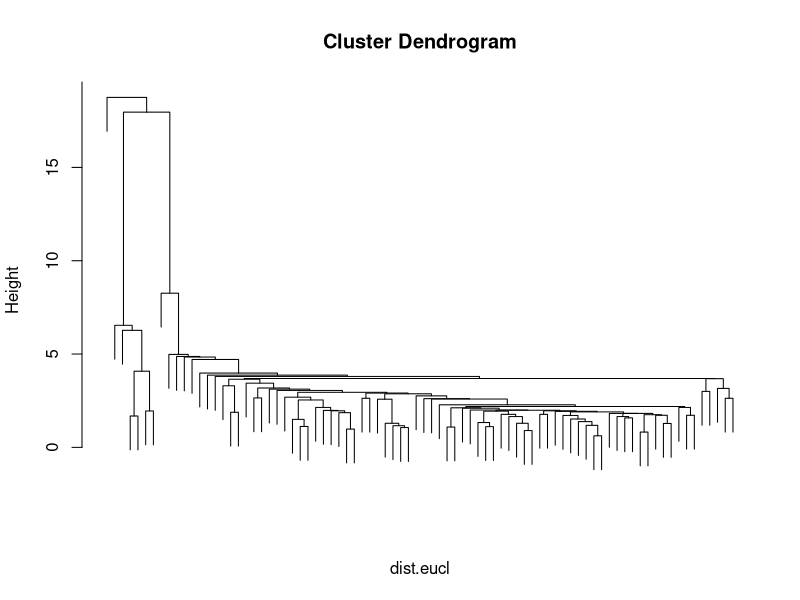
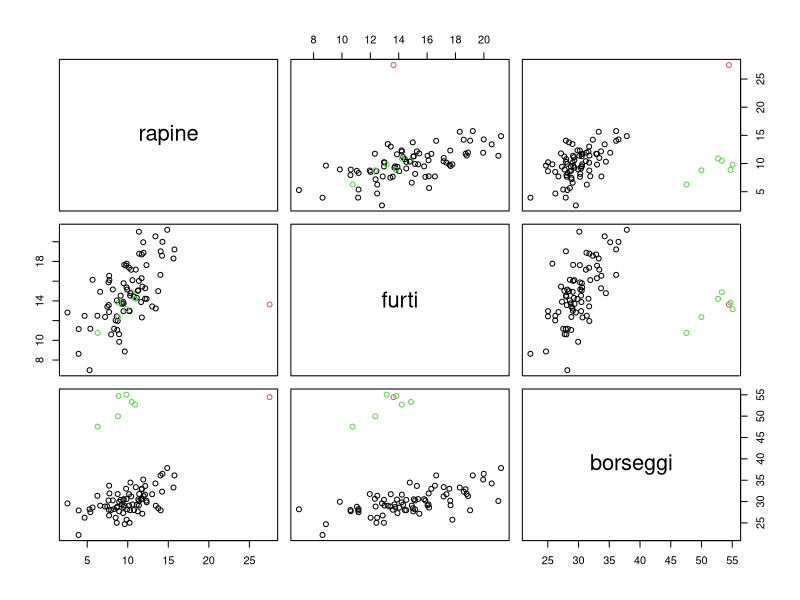

R code for these plots, in order:
df <- read.table("england.txt")

dist.eucl <- dist(df, method = "manhattan")
hclust.single <- hclust(dist.eucl, method = "single")

plot(hclust.single, labels = F, sub = "")
tree.single <- cutree(hclust.single, k = 3)

plot(df, col = tree.single)

i1 <- which(tree.single == 1)
i2 <- which(tree.single == 2)
i3 <- which(tree.single == 3)

n1 <- length(i1)
length(i2)
n2 <- length(i3)

t1.mean <- sapply(df[i1,],mean)
t2.mean <- sapply(df[i3,],mean)
t1.cov  <-  cov(df[i1,])
t2.cov  <-  cov(df[i3,])
Sp      <- ((n1-1)*t1.cov + (n2-1)*t2.cov)/(n1+n2-2)
Spinv <- solve(Sp)

alpha   <- .01
delta.0 <- c(0,0)
Spinv   <- solve(Sp)
p <- 3

T2 <- n1*n2/(n1+n2) * (t1.mean-t2.mean-delta.0) %*% Spinv %*% (t1.mean-t2.mean-delta.0)

cfr.fisher <- (p*(n1+n2-2)/(n1+n2-1-p))*qf(1-alpha,p,n1+n2-1-p)
T2 < cfr.fisher # TRUE: no statistical evidence to reject H0 at level 1%

P <- 1 - pf(T2/(p*(n1+n2-2)/(n1+n2-1-p)), p, n1+n2-1-p)
P  


IC.T2.X1 <- c(t1.mean[1]-t2.mean[1]-sqrt(cfr.fisher*Sp[1,1]*(1/n1+1/n2)), t1.mean[1]-t2.mean[1]+sqrt(cfr.fisher*Sp[1,1]*(1/n1+1/n2)) )
IC.T2.X2 <- c(t1.mean[2]-t2.mean[2]-sqrt(cfr.fisher*Sp[2,2]*(1/n1+1/n2)), t1.mean[2]-t2.mean[2]+sqrt(cfr.fisher*Sp[2,2]*(1/n1+1/n2)) )
IC.T2.X3 <- c(t1.mean[3]-t2.mean[3]-sqrt(cfr.fisher*Sp[3,3]*(1/n1+1/n2)), t1.mean[3]-t2.mean[3]+sqrt(cfr.fisher*Sp[3,3]*(1/n1+1/n2)) )

IC.T2 <- rbind(IC.T2.X1, IC.T2.X2, IC.T2.X3)
dimnames(IC.T2)[[2]] <- c('inf','sup')                        
IC.T2

df[i3,]

# C'è differenza solo nei borseggi. Le contee del cluster più piccolo 
# subiscono molti più borseggi. Sono in effetti le contee
# dove si trovano le città pù grosse del Regno Unito,
# dunque è prevedibile ci sia un numero di borseggi più alto.

df[i3,]
